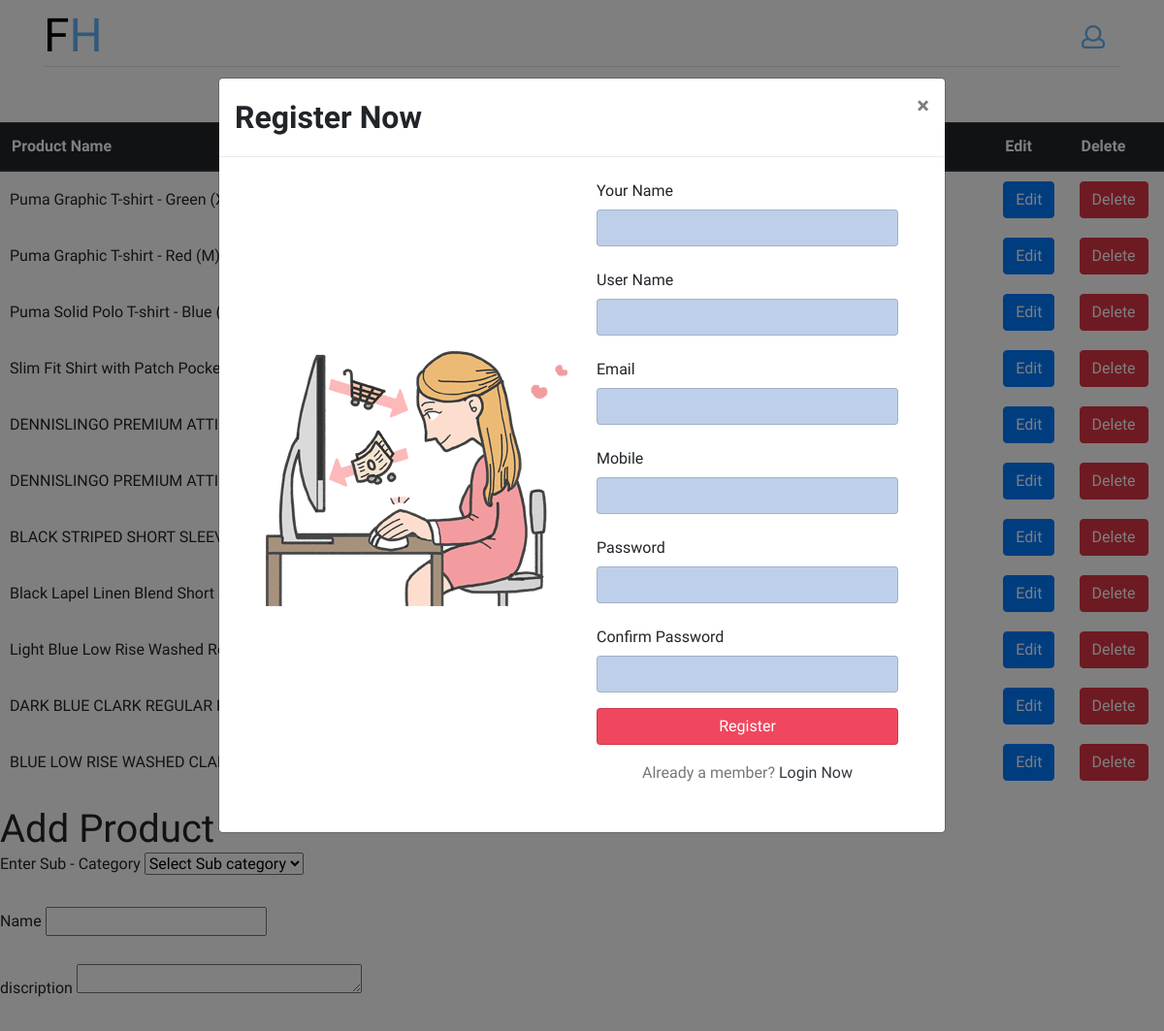
Before: /Management/manageProduct/ (upper part) with the older database file.
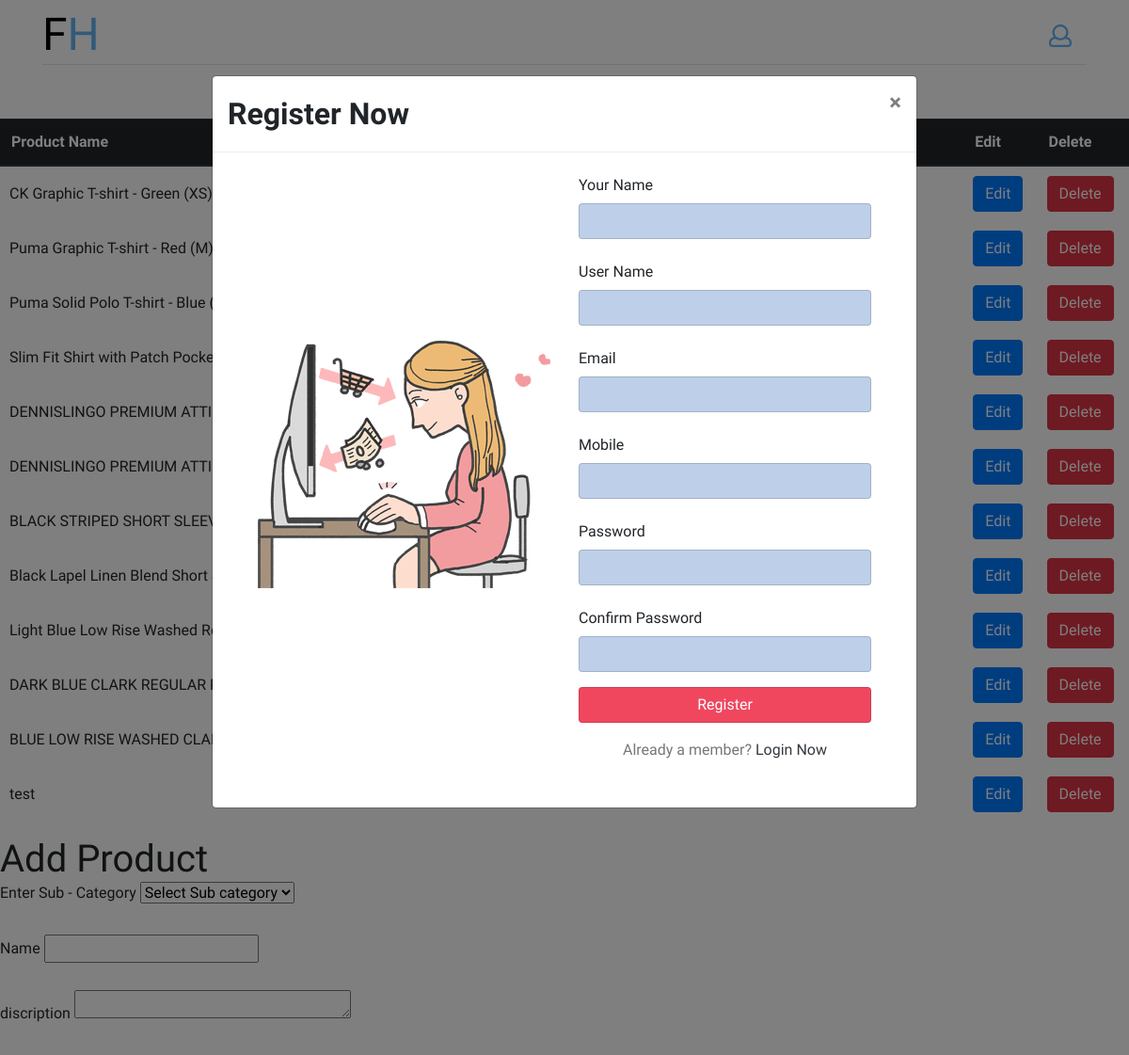
After: the same page with the newer database file.
### Management/models.py (models this page shows, shortened)
class Product(models.Model):
    sub_cat = models.ForeignKey(SubCategory, blank=True, null=True, on_delete=models.CASCADE)
    name = models.CharField(max_length=128, null=True, blank=True)
    img1 = models.FileField(null=True,upload_to=settings.MEDIA_ROOT / 'product_images',blank=True)
    img2 = models.FileField(null=True,upload_to=settings.MEDIA_ROOT / 'product_images',blank=True)
    img3 = models.FileField(null=True,upload_to=settings.MEDIA_ROOT / 'product_images',blank=True)
    discription = models.TextField(null=True, blank=True)
    mrp = models.FloatField(null=True, blank=True)
    sp = models.FloatField(null=True, blank=True)
    available = models.BooleanField(null=True, blank=True, default=True)

### Management/views.py (the view, shortened to what this page needs)
# urls.py: path('manageProduct/', ManageProduct, name='manageProduct'),
def ManageProduct(request):
    d = {'title':'Manage Product'}
    products = Product.objects.all()
    subCat = SubCategory.objects.all()
    d.update({'products':products, 'subCat':subCat})
    return render(request, 'manageProduct.html',d)

### templates/manageProduct.html (shortened to what this page needs)
{% extends "base2.html" %} {% block body %} {% load static %}
<table class="table">
    <thead class="thead-dark">
      <tr>
        <th scope="col">Product Name</th>
        <th scope="col">Edit</th>
        <th scope="col">Delete</th>
      </tr>
    </thead>
    <tbody>
      {% for i in products %}
      <tr>
        <td>{{ i.name }}</td>
        <td><a class="btn btn-primary" href="{% url 'editProduct' i.id %}">Edit</a></td>
        <td><a class="btn btn-danger" href="">Delete</a></td>
      </tr>
      {% endfor %}
    </tbody>
  </table>
  <h1 style:"text-align:center">Add Product</h1>
  <form action="" method="post" enctype="multipart/form-data">
      <label for="Title">Enter Sub - Category</label>
      <select name="subCat" id="">
          <option value="" disabled selected>Select Sub category</option>
      </select>
      <br><br>
      <label for="">Name</label>
      <input type="text" name="name">
      <br><br>
      <label for="">discription</label>
      <textarea name="dis" id="" cols="30" rows="1"></textarea>
      <br><br>
      <br><br>
      <br><br>
      <br><br>
      <br><br>
      <br><br>
  </form>
{% endblock %}

Changed rows visible on the page:
changed Product: name "Puma Graphic T-shirt - Green (XS)(XS)" → "CK Graphic T-shirt - Green (XS)(XS)"
added Product: name "test"
